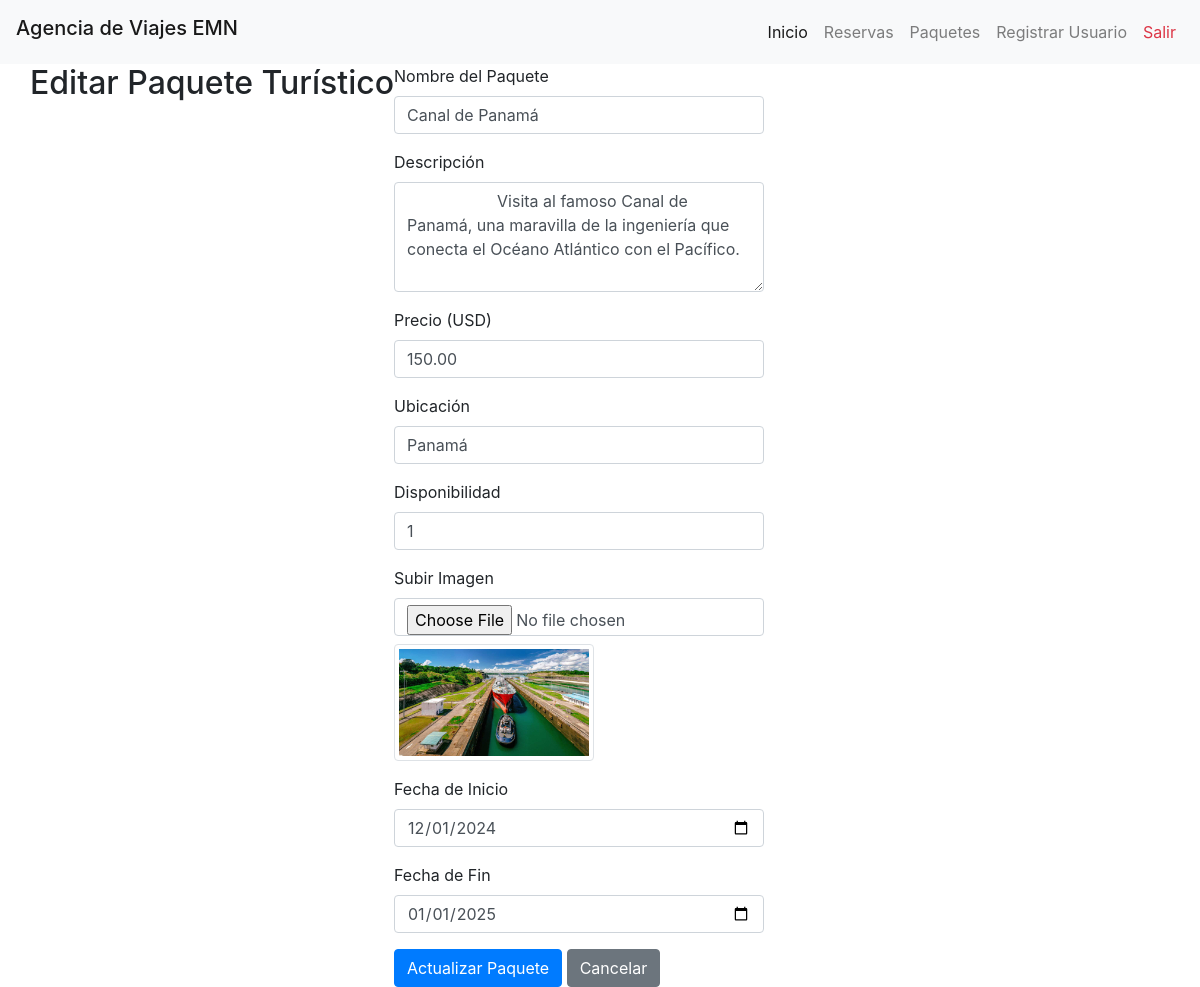
The app's page /paqueteeditar.php?id=1 (signed in) with its own data.
### tables this page shows
CREATE TABLE paquetes (
    id INT AUTO_INCREMENT PRIMARY KEY,
    nombre VARCHAR(255) NOT NULL,
    descripcion TEXT NOT NULL,
    precio DECIMAL(10, 2) NOT NULL,
    disponibilidad INT NOT NULL,
    ubicacion VARCHAR(255) NOT NULL,
    fecha_inicio DATE NOT NULL,
    fecha_fin DATE NOT NULL,
    imagen_url VARCHAR(255) NULL
);

### Modelos/Paquetes.php (called while the page is built, shortened)
<?php
class Paquetes
{
    private $conn;
    public function __construct($db)
    {
        $this->conn = $db;
    }
    public function obtenerPaquete($id)
    {
        try {
            $stmt = $this->conn->prepare("SELECT * FROM paquetes WHERE id = :id");
            $stmt->bindParam(":id", $id);
            $stmt->execute();
            $result = $stmt->fetchAll(PDO::FETCH_ASSOC);
            return $result;
        } catch (PDOException $e) {
            echo "Error: " . $e->getMessage();
        }
    }
}

### paqueteeditar.php (the view, shortened to what this page needs)
<!DOCTYPE html>
<html lang="es">
<head>
    <link rel="stylesheet" href="https://stackpath.bootstrapcdn.com/bootstrap/4.5.2/css/bootstrap.min.css">
</head>
<body>
    <?php include_once 'componentes/navbar.php'; ?>
    <div class="container">
        <div class="row">
            <?php
            require_once 'Modelos/Paquetes.php';
            $db = new Conexion();
            $db = $db->conectar();
            $paquetes = new Paquetes($db);
            $paquete = $paquetes->obtenerPaquete($_GET['id'])[0];
            ?>
            <h2 class="text-center">Editar Paquete Turístico</h2>
            <form action="paqueteactualizar.php" method="POST" enctype="multipart/form-data">
                <div class="mb-3">
                    <label for="nombre" class="form-label">Nombre del Paquete</label>
                    <input type="text" class="form-control" id="nombre" name="nombre"
                        value="<?php echo $paquete['nombre']; ?>" required>
                </div>
                <div class="mb-3">
                    <label for="descripcion" class="form-label">Descripción</label>
                    <textarea class="form-control" id="descripcion" name="descripcion" rows="4" required>
                    <?php echo htmlspecialchars($paquete['descripcion']); ?>
                </textarea>
                </div>
                <div class="mb-3">
                    <label for="precio" class="form-label">Precio (USD)</label>
                    <input type="number" step="0.01" class="form-control" id="precio" name="precio"
                        value="<?php echo htmlspecialchars($paquete['precio']); ?>" required>
                </div>
                <div class="mb-3">
                    <label for="ubicacion" class="form-label">Ubicación</label>
                    <input type="text" class="form-control" id="ubicacion" name="ubicacion"
                        value="<?php echo htmlspecialchars($paquete['ubicacion']); ?>" required>
                </div>
                <div class="mb-3">
                    <label for="disponibilidad" class="form-label">Disponibilidad</label>
                    <input type="number" class="form-control" id="disponibilidad" name="disponibilidad"
                        value="<?php echo htmlspecialchars($paquete['disponibilidad']); ?>" required>
                </div>
                <div class="mb-3">
                    <label for="imagen" class="form-label">Subir Imagen</label>
                    <input type="file" class="form-control" id="imagen" name="imagen">
                    <?php if (!empty($paquete['imagen_url'])): ?>
                        <img src="<?php echo htmlspecialchars($paquete['imagen_url']); ?>"
                            alt="Imagen actual" class="img-thumbnail mt-2" width="200">
                    <?php endif; ?>
                </div>
                <div class="mb-3">
                    <label for="fecha_inicio" class="form-label">Fecha de Inicio</label>
                    <input type="date" class="form-control" id="fecha_inicio" name="fecha_inicio"
                        value="<?php echo htmlspecialchars($paquete['fecha_inicio']); ?>" required>
                </div>
                <div class="mb-3">
                    <label for="fecha_fin" class="form-label">Fecha de Fin</label>
                    <input type="date" class="form-control" id="fecha_fin" name="fecha_fin"
                        value="<?php echo htmlspecialchars($paquete['fecha_fin']); ?>" required>
                </div>
                <button type="submit" class="btn btn-primary">Actualizar Paquete</button>
                <a href="index.php" class="btn btn-secondary">Cancelar</a>
            </form>
        </div>
    </div>
</body>
</html>

### componentes/navbar.php (shortened to what this page needs)
<nav class="navbar navbar-expand-lg navbar-light bg-light">
    <h1 class="navbar-brand" href="#">Agencia de Viajes EMN</h1>
    <div class="collapse navbar-collapse" id="navbarNav">
        <ul class="navbar-nav ml-auto">
            <li class="nav-item active">
                <a class="nav-link" href="index.php">Inicio</a>
            </li>
            <?php if (isset($_SESSION['usuario'])) : ?>
                <li class="nav-item">
                    <a class="nav-link" href="reservas.php">Reservas</a>
                </li>
                <li class="nav-item">
                    <a class="nav-link" href="index.php">Paquetes</a>
                </li>
                <li class="nav-item">
                    <a class="nav-link" href="registrarusuario.php">Registrar Usuario</a>
                </li>
            <?php endif; ?>
            <?php if (isset($_SESSION['id']) || isset($_SESSION['usuario'])) : ?>
                <li class="nav-item">
                    <a class="nav-link text-danger" href="logout.php">Salir</a>
                </li>
            <?php endif; ?>
        </ul>
    </div>
</nav>

### records on screen
paquetes: nombre "Canal de Panamá", descripcion "Visita al famoso Canal de Panamá, una maravilla de la ingeniería que conecta el Océano Atlántico con el Pacífico.", precio "150.00", ubicacion "Panamá", disponibilidad "1", imagen_url (picture), fecha_inicio "12/01/2024", fecha_fin "01/01/2025"
